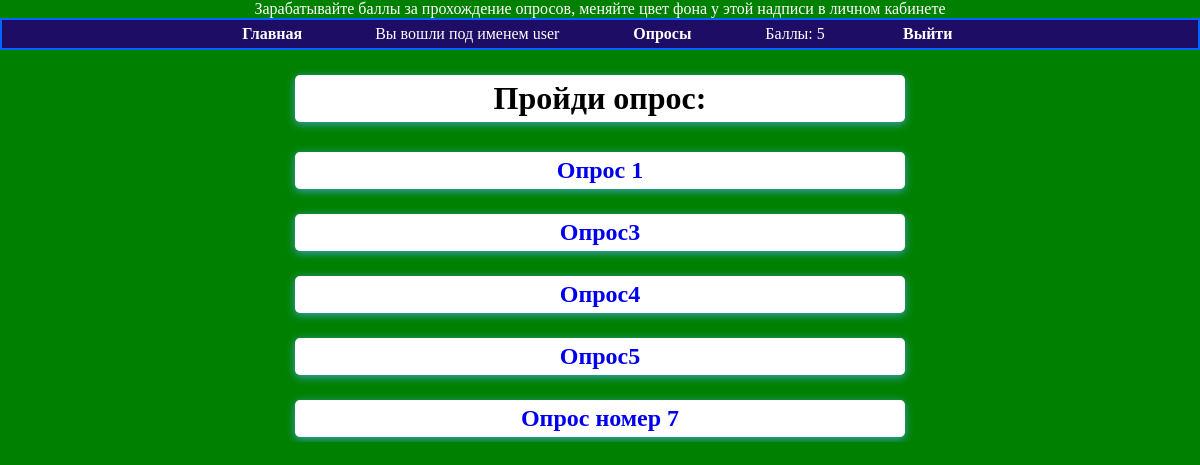
The app's page /questions/ (signed in), older data.
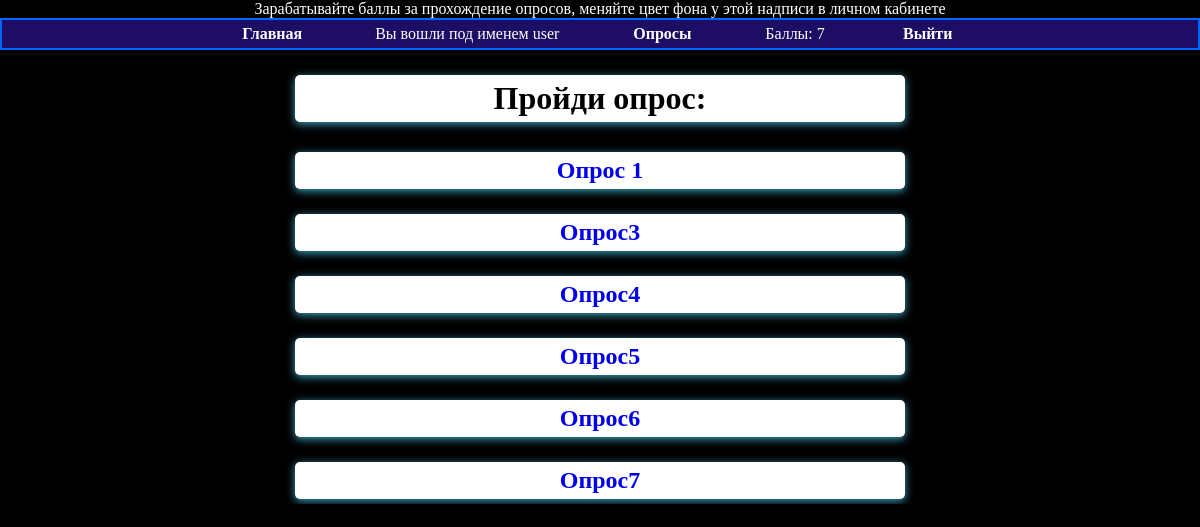
The same page, newer data.
### base/models.py (models this page shows, shortened)
class MyUser(AbstractBaseUser):
    login = models.CharField(
        verbose_name='Логин',
        max_length=20,
        unique=True,
        null=True,
    )
    chain = models.PositiveIntegerField(default=0, verbose_name='Валюта')
    user_color = models.ForeignKey(UserColor, on_delete=models.CASCADE, null=True, verbose_name='Цвет')
    count_of_tests = models.PositiveIntegerField(default=0, verbose_name='Количество пройденных тестов')
    is_active = models.BooleanField(default=True)
    is_admin = models.BooleanField(default=False)
    objects = MyUserManager()
    USERNAME_FIELD = 'login'
    class Meta:
        verbose_name = 'Пользователя'
        verbose_name_plural = 'Список пользователей'

### interview_app/models.py (models this page shows, shortened)
class Question(models.Model):
    owner = models.ForeignKey(User, on_delete=models.CASCADE, verbose_name='Создатель опроса', default='admin')
    text = models.TextField(verbose_name='Текст опроса')
    pub_date = models.DateTimeField(default=timezone.now, verbose_name='Дата публикации')
    active = models.BooleanField(default=True, verbose_name='Активно')
    answer = models.ManyToManyField(Answer)
    class Meta:
        verbose_name = 'Тесты'
        verbose_name_plural = 'Список тестов'

### interview_app/views.py (the view)
# urls.py: path('', views.list_questions, name='list_questions'),
@login_required()  # проверка входа
def list_questions(request):
    all_questions = Question.objects.all()
    context = {
        'all_questions': all_questions,
    }
    return render(request, 'interview_app/list_questions.html', context)

### base/models.py (called while the page is built)
    def __str__(self):
        return self.color

### interview_app/templates/interview_app/list_questions.html (shortened to what this page needs)
{% extends 'base.html' %}
{% block content %}
    <h1>Пройди опрос:</h1>
    <ul class="list-group">
        {% for question in all_questions %}
            <h2>
                <a class='list' href="{% url 'detail_question' question.id %}">
                    {{ question.text }}
                </a>
            </h2>
        {% endfor %}
    </ul>
{% endblock %}

### templates/base.html (shortened to what this page needs)
{% load static %}
<!DOCTYPE html>
<html lang="en">
<head>
    <link rel="stylesheet" href=" {% static 'css/base.css' %}">
</head>
<body id="change-color">
<div id="change-color">
    <span id="change-color" class="text">Зарабатывайте баллы за прохождение опросов, меняйте цвет фона у этой надписи в личном кабинете</span><br>
    <ul id="navbar">
        {% if user.is_authenticated %}
            <li {% if section == "home" %}class="selected"{% endif %}>
                <a href="{% url "home" %}">Главная</a>
            </li>
            <li> Вы вошли под именем {{ request.user.login }}
            <li><a href="{% url 'list_questions' %}">Опросы</a></li>
            <li>Баллы: {{ user.chain }}</li>
            <li><a href="{% url 'logout' %}">Выйти</a></li>
        {% else %}
            <li><a href="{% url "login" %}">Войти</a></li>
            <li><a href="{% url 'signup' %}">Регистрация</a></li>
            <li><a href="{% url 'home' %}">Главная</a></li>
        {% endif %}
    </ul>
</div>
<div id="content">
    {% block content %}
    {% endblock %}
</div>
</body>
</html>

Row changes from the older to the newer data that the page shows:
changed MyUser "user": chain "5" → "7"
changed Question: text "Опрос номер 7" → "Опрос6"
added Question: text "Опрос7"
